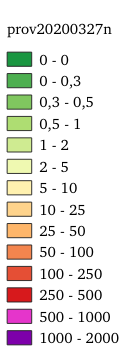
%> input picture slides/img/mappe800x1040/legenda.png, 130 x 352 px; its folder holds 4 pictures in this run
$ octave mappeprovincia.m   (GNU Octave 9; MATLAB toolbox functions it lacks are replaced by stand-ins)
%> lines starting %> are read from the running program, lines starting %| are printed output that depends on the picture
if ismac
    folder_maps = '../slides/img/mappe800x1040';
else
    folder_maps = 'C:\Temp\Repo\covidguard\slides\img\mappe800x1040';
end
mapsList = dir(sprintf('%s/prov*n.png', folder_maps));


filename = 'mappaProv.gif';
fh = figure;
fh.Units = 'pixels';
lgn = imread(fullfile(folder_maps, 'legenda.png'));
%> lgn is the input picture: size 352x130x3 uint8; mean R, G, B 233.6, 230.2, 226.6

figure(fh); clf;
i = 1;
imag = imread(sprintf('%s/%s', folder_maps, mapsList(i).name));
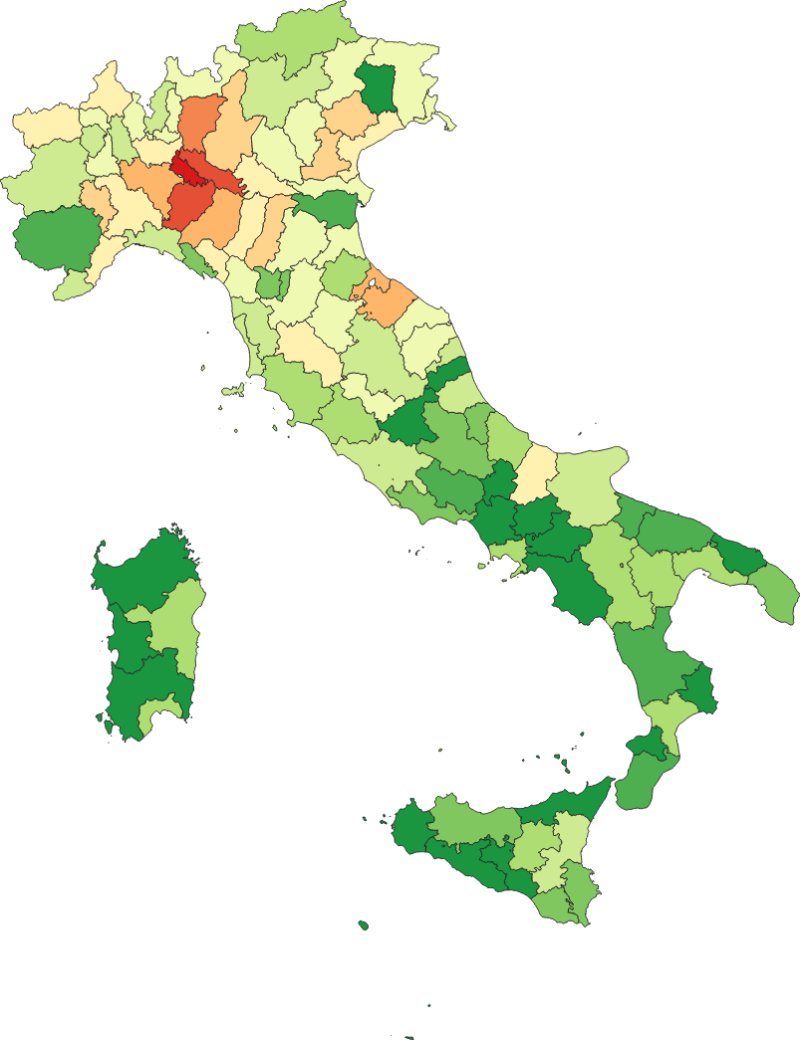
%> input picture slides/img/mappe800x1040/prov20200306n.png, 800 x 1040 px
%> imag is the input picture: size 1040x800x3 uint8; mean R, G, B 231.5, 240.4, 221.5
im = image(imag(:,:,:));
axis equal
hold on
xlim(xlim()+100);
set(gca,'XTick',[]);
set(gca,'YTick',[]);
ax = gca;
ax.Box = 'off';
ax.XColor = [1 1 1];
ax.YColor = [1 1 1];
fh.Color = [1 1 1];
fh.Position(3:4) = [1000 700];
fh.Position =[680         678-400        1000         700];

ax = subplot('position', [0, 0, 0.1 , 0.1]);
ax.Units = 'pixels';
ax.Position = [715, 290, 130, 302];

Units = 'pixels';
image(lgn(50:end, :, :));
ax.Box = 'off';
ax.XColor = [1 1 1];
ax.YColor = [1 1 1];

% Capture the plot as an image
%set(gca,'position',[0 0 1 1],'units','normalized')
%set(gca,'nextplot','replacechildren','visible','on')

l = annotation(gcf,'textbox',...
    [0.24 0.13 0.19 0.07],...
    'String','DATA',...
    'LineStyle','none',...
    'FontSize',14,...
    'FontName','Helvetica',...
    'FitBoxToText','off');

c = annotation(gcf,'textbox',...
    [0.715 0.32 0.4 0.1],...
    'String','http://covidguard.github.io',...
    'LineStyle','none',...
    'FontSize',10,...
    'FontName','Helvetica',...
    'FitBoxToText','off');

% delete(a)
a = annotation(gcf,'textbox',...
    [0.715 0.795 0.2 0.1],...
    'String', sprintf('Casi totali/100000 abitanti'), ...
    'LineStyle','none',...
    'FontSize',10,...
    'FontName','Helvetica',...
    'FitBoxToText','off');
drawnow
for i = 1 : size(mapsList,1)
    imag = imread(sprintf('%s/%s', folder_maps, mapsList(i).name));
    im.CData = imag;

    ye = str2double(mapsList(i).name(5:8));
    mo = str2double(mapsList(i).name(9:10));
    dd = str2double(mapsList(i).name(11:12));

    l.String  = {datestr(datenum([ye,mo,dd]),'dd mmm')};

    frame = getframe(fh);
    im_frame = frame2im(frame);
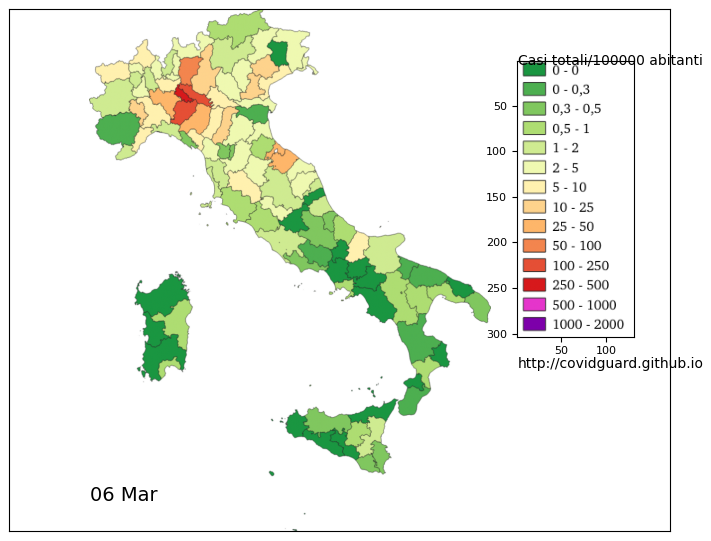
%> im_frame: size 541x711x3 uint8; mean R, G, B 236.7, 241.2, 230.6

    drawnow
    [imind,cm] = rgb2ind(im_frame,256);
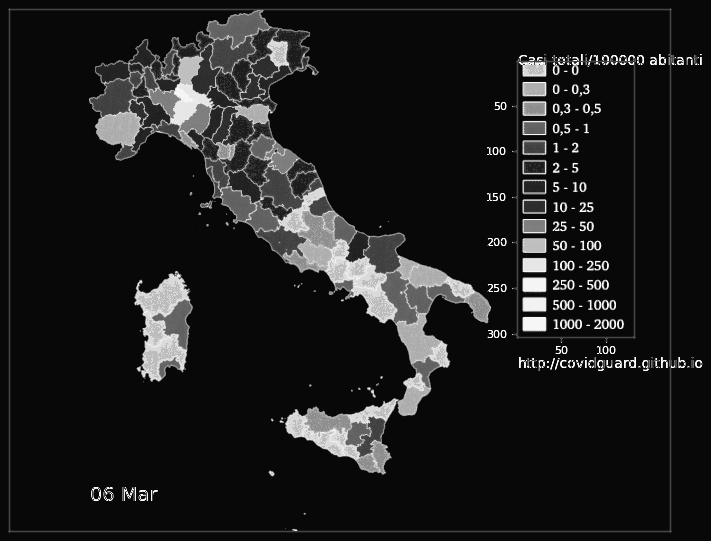
%> imind: size 541x711 uint8; min 8, max 254, mean 28.7
%> cm = 255 rows, first 12: [1 1 1; 0.996 0.996 0.996; 0.996 0.996 0.992; 0.992 0.996 0.992; 0.992 0.992 0.992; 0.992 0.992 0.988; 0.988 0.992 0.988; 0.992 0.988 0.988; 0.988 0.988 0.988; 0.988 0.988 0.984; 0.984 0.988 0.984; 0.984 0.984 0.984]
%     imind = imind(1:1250, 450:1700); % cut the bottom
    % Write to the GIF File
    if i == 1
        imwrite(imind,cm,filename,'gif', 'Loopcount',1,'DelayTime',0.40);
    else
        imwrite(imind,cm,filename,'gif','WriteMode','append','DelayTime',0.40);
    end
end
%> pass 2 of the loop `for i = 1 : size(mapsList,1)`:
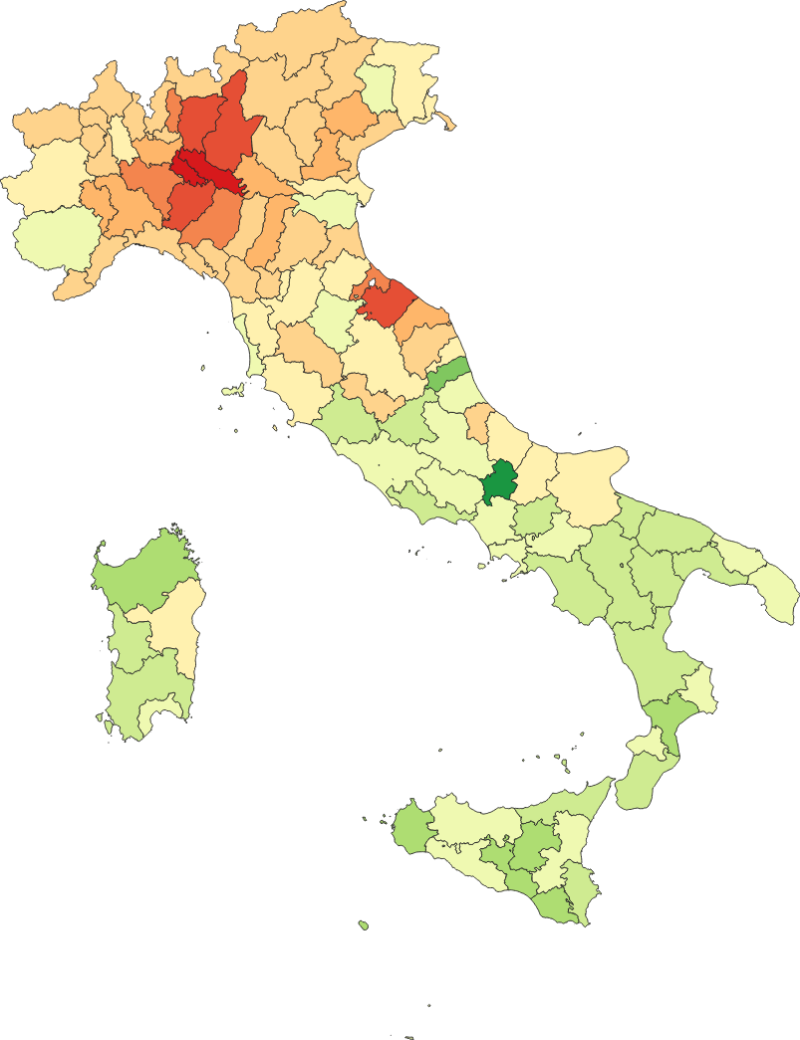
%> input picture slides/img/mappe800x1040/prov20200312n.png, 800 x 1040 px
%> imag is the input picture: size 1040x800x3 uint8; mean R, G, B 246.6, 243.1, 226.8
%> `im_frame = frame2im(frame);`:
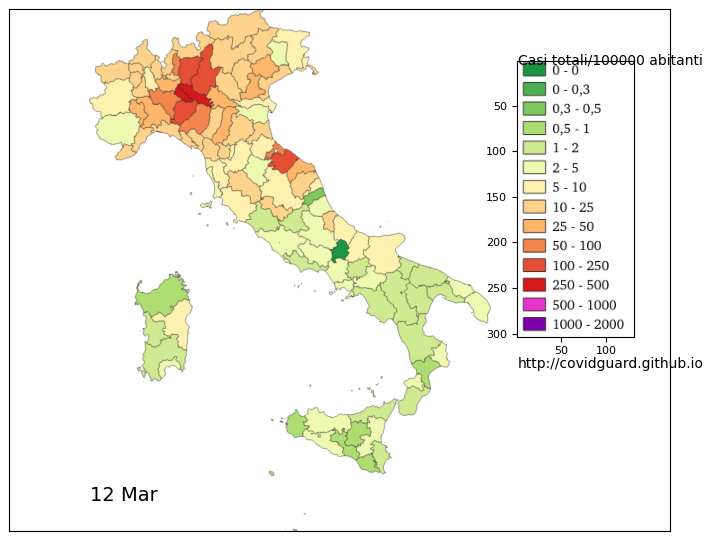
%> im_frame: size 541x711x3 uint8; mean R, G, B 244.9, 242.7, 233.5
%> `[imind,cm] = rgb2ind(im_frame,256);`:
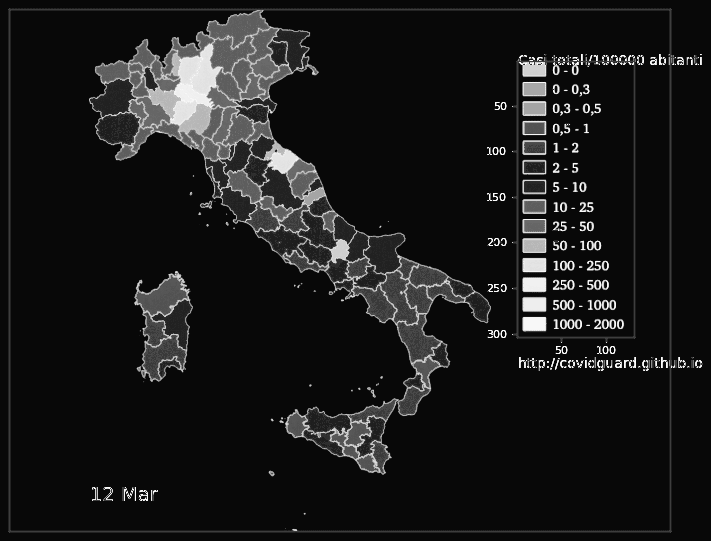
%> imind: size 541x711 uint8; min 8, max 254, mean 25.5
%> cm = 255 rows, first 12: [1 1 1; 0.996 0.996 0.996; 0.996 0.996 0.992; 0.996 0.992 0.992; 0.992 0.992 0.992; 0.992 0.992 0.988; 0.988 0.992 0.988; 0.992 0.988 0.988; 0.988 0.988 0.988; 0.988 0.988 0.984; 0.988 0.984 0.984; 0.984 0.988 0.984]
%> pass 3 of the loop `for i = 1 : size(mapsList,1)`:
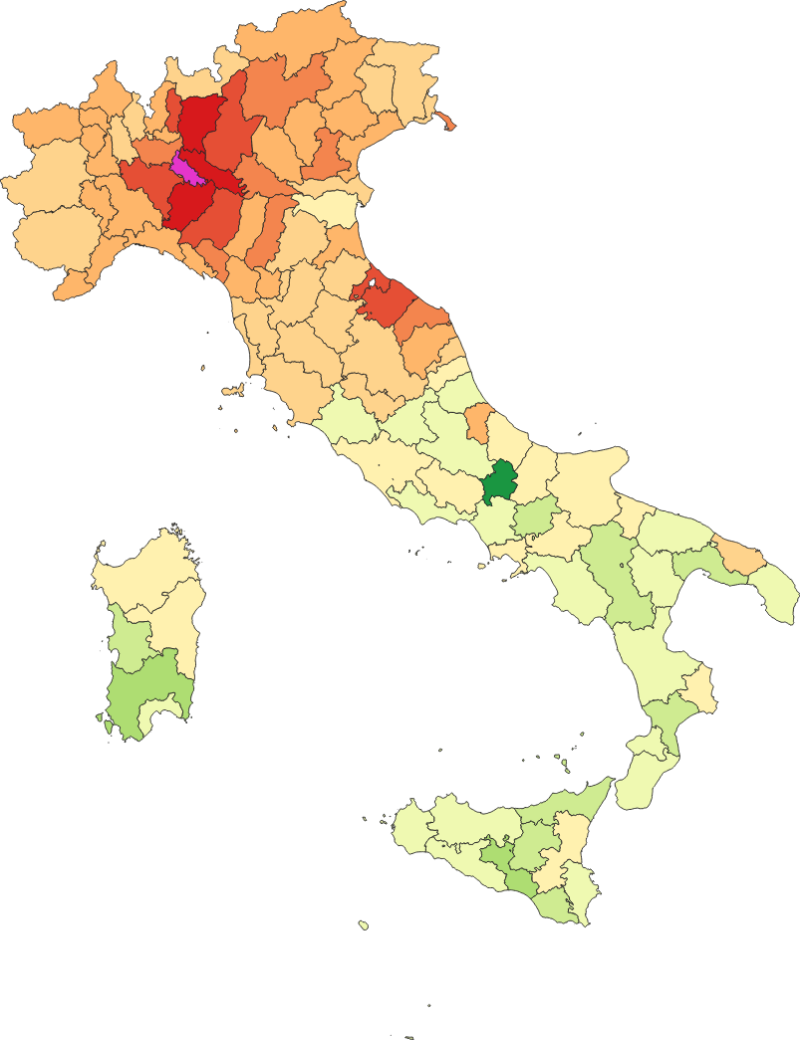
%> input picture slides/img/mappe800x1040/prov20200315n.png, 800 x 1040 px
%> imag is the input picture: size 1040x800x3 uint8; mean R, G, B 248.2, 240, 224.9
%> `im_frame = frame2im(frame);`:
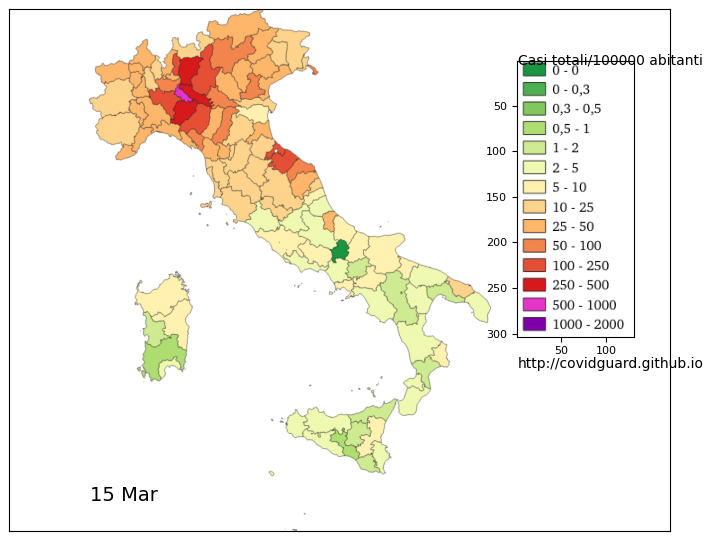
%> im_frame: size 541x711x3 uint8; mean R, G, B 245.8, 241, 232.4
%> `[imind,cm] = rgb2ind(im_frame,256);`:
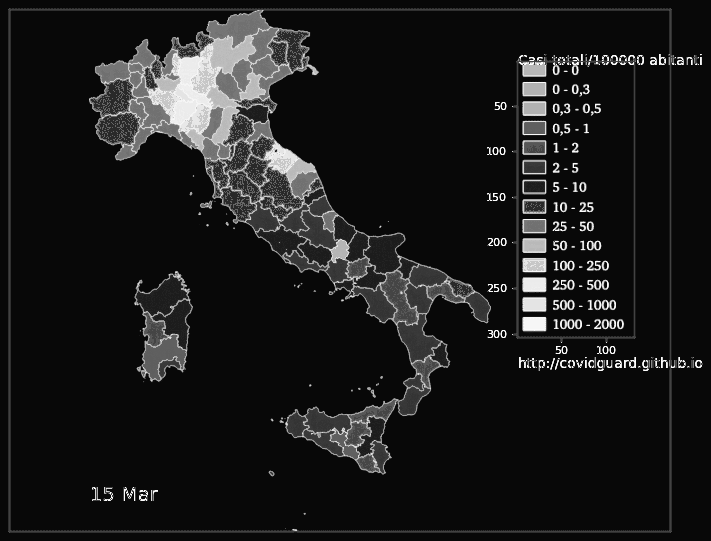
%> imind: size 541x711 uint8; min 8, max 254, mean 26.7
%> cm = 255 rows, first 12: [1 1 1; 0.996 0.996 0.996; 0.996 0.996 0.992; 0.992 0.996 0.992; 0.996 0.992 0.992; 0.992 0.992 0.992; 0.992 0.992 0.988; 0.992 0.988 0.988; 0.988 0.988 0.988; 0.988 0.988 0.984; 0.988 0.984 0.984; 0.984 0.988 0.984]

for i = 1 : 8
    imwrite(imind,cm,filename,'gif','WriteMode','append','DelayTime',0.40);
end
close all
